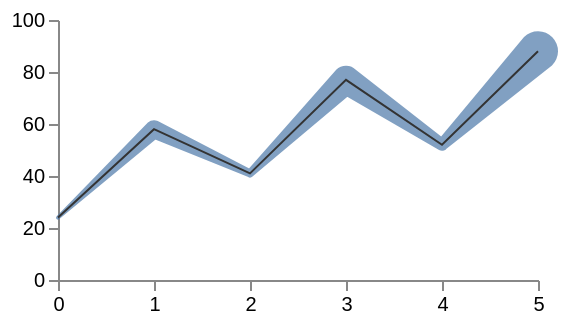

This figure's Vega-Lite source:
### Vega specification from a JSON file in a GitHub repository (floating-point values rounded to 4 significant figures)
{"$schema": "https://vega.github.io/schema/vega/v6.json", "description": "A trail: a line whose thickness follows the data, drawn as a filled run of capsules rather than a stroke, beside a plain line through the same points.", "width": 240, "height": 130, "padding": 5, "data": [{"name": "table", "values": [{"t": 0, "v": 24, "w": 2}, {"t": 1, "v": 58, "w": 9}, {"t": 2, "v": 41, "w": 4}, {"t": 3, "v": 77, "w": 14}, {"t": 4, "v": 52, "w": 6}, {"t": 5, "v": 88, "w": 20}]}], "scales": [{"name": "x", "type": "linear", "domain": {"data": "table", "field": "t"}, "range": "width", "zero": false}, {"name": "y", "type": "linear", "domain": [0, 100], "range": "height"}], "axes": [{"orient": "bottom", "scale": "x", "tickCount": 6}, {"orient": "left", "scale": "y", "tickCount": 4}], "marks": [{"type": "trail", "from": {"data": "table"}, "encode": {"enter": {"x": {"scale": "x", "field": "t"}, "y": {"scale": "y", "field": "v"}, "size": {"field": "w"}, "fill": {"value": "#4c78a8"}, "fillOpacity": {"value": 0.7}}}}, {"type": "line", "from": {"data": "table"}, "encode": {"enter": {"x": {"scale": "x", "field": "t"}, "y": {"scale": "y", "field": "v"}, "stroke": {"value": "#333333"}, "strokeWidth": {"value": 1}}}}]}
